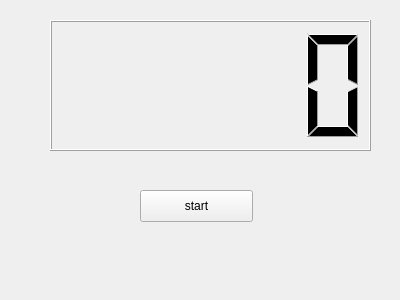
<?xml version="1.0" encoding="UTF-8"?>
<ui version="4.0">
 <class>MyWidget</class>
 <widget class="QWidget" name="MyWidget">
  <property name="geometry">
   <rect>
    <x>0</x>
    <y>0</y>
    <width>400</width>
    <height>300</height>
   </rect>
  </property>
  <property name="windowTitle">
   <string>MyWidget</string>
  </property>
  <widget class="QLCDNumber" name="lcdNumber">
   <property name="geometry">
    <rect>
     <x>50</x>
     <y>20</y>
     <width>321</width>
     <height>131</height>
    </rect>
   </property>
  </widget>
  <widget class="QPushButton" name="pushButton">
   <property name="geometry">
    <rect>
     <x>140</x>
     <y>190</y>
     <width>113</width>
     <height>32</height>
    </rect>
   </property>
   <property name="text">
    <string>start</string>
   </property>
  </widget>
 </widget>
 <layoutdefault spacing="6" margin="11"/>
 <resources/>
 <connections/>
</ui>
